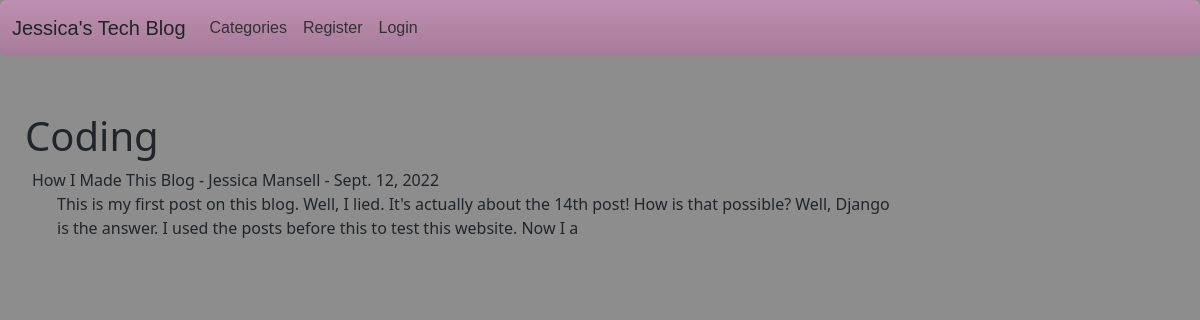
/category/coding/, run on the app's committed database.
### blogsite/models.py (models this page shows, shortened)
class Category(models.Model):
    name = models.CharField(max_length=255)
    class Meta:
        verbose_name_plural = "Categories"

class Post(models.Model):
    title = models.CharField(max_length=255)
    header_image = models.ImageField(null=True, blank=True, upload_to="images/")
    title_tag = models.CharField(max_length=255)
    author = models.ForeignKey(User, on_delete=models.CASCADE)
    body = RichTextField(blank=True, null=True)
    post_date = models.DateField(auto_now_add=True)
    category= models.ForeignKey(Category, max_length=60, on_delete=models.CASCADE, related_name="cats")
    snippet = models.CharField(max_length=255)
    likes = models.ManyToManyField(User, related_name='blog_posts')

### blogsite/views.py (the view)
# urls.py: path('category/<str:cats>/', CategoryView, name='category'),
def CategoryView(request, cats):
    category_posts = Post.objects.filter(category__name__iexact=cats.title().replace('-', ' '))
    return render(request, 'categories.html', {'cats':cats.title().replace('-', ' '), 'category_posts':category_posts})

### blogsite/templates/categories.html (shortened to what this page needs)
{% extends 'base.html' %}
{% block content %}
{% if category_posts %}
    <h1>{{ cats }}</h1>
    <ul>
    {% for post in category_posts %}
        <li><a href="{% url 'article-detail' post.pk %}">{{ post.title }}</a>
            - {{ post.author.first_name }}
            {{ post.author.last_name }} -
            {{ post.post_date }} <br/>
            {{ post.body|slice:":200"|safe }}</li>
    {% endfor %}
    </ul>
{% else %}
    <h3>Sorry, this page does not exist!</h3>
{% endif %}
{% endblock %}

### blogsite/static/mysite/style.css (style rules this page uses)
li { list-style: none; }
a { color: inherit; text-decoration: none; }
h1 { padding-top: 2rem; margin-left: 25px; }
p { max-width: 835px; margin-left: 25px; }

### data on the page
Category: name "Coding"
Post: title "How I Made This Blog", author.first_name "Jessica", author.last_name "Mansell", post_date "Sept. 12, 2022", body "This is my first post on this blog. Well, I lied. It's actually about the 14th post! How is that possible? Well, Django is the answer. I used the posts before this to test this website. Now I a"
